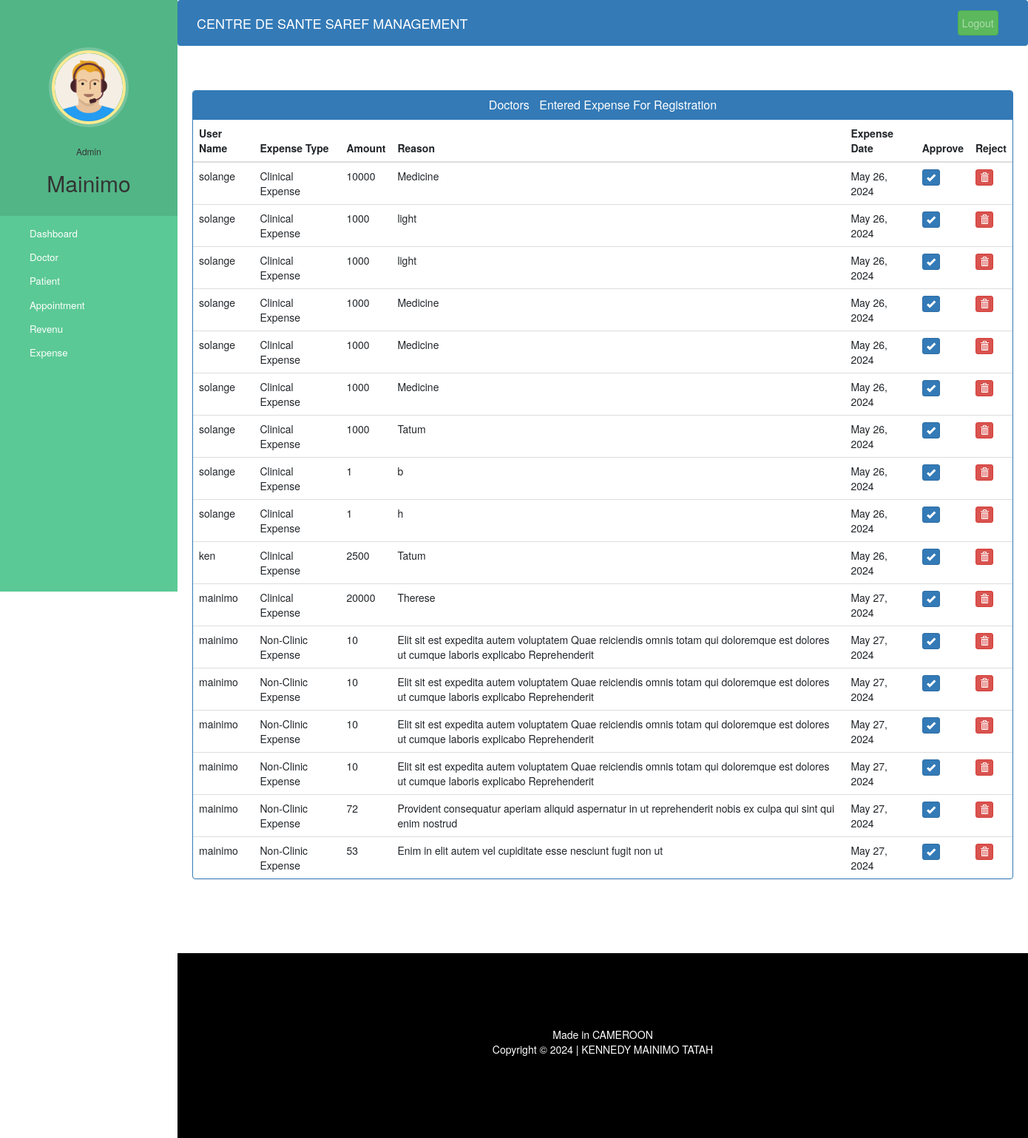
The page /admin-approve-expense (signed in) on the database its author committed.
### hospital/models.py (models this page shows, shortened)
class Expense(models.Model):
    user = models.ForeignKey(User,on_delete=models.CASCADE)
    type_expense = models.CharField(max_length=50,choices=expense_choice,default='Clinic Expense')
    amount = models.DecimalField(max_digits=20,decimal_places=0,null=False,blank=True)
    description = models.TextField(max_length=500)
    ExpenseDate = models.DateField(auto_now_add=True)
    status = models.BooleanField(default=False)

### hospital/views.py (the view)
# urls.py: path('admin-approve-expense', views.admin_approve_expense_view,name='admin-approve-expense'),
@login_required(login_url='adminlogin')
@user_passes_test(is_admin)
def admin_approve_expense_view(request):
    expense=models.Expense.objects.all().filter(status=False)
    return render(request,'hospital/admin_approve_expense.html',{'expense':expense})

### hospital/views.py (called while the page is built)
def is_admin(user):
    return user.groups.filter(name='ADMIN').exists()

### templates/hospital/admin_approve_expense.html (shortened to what this page needs)
{% extends 'hospital/admin_base.html' %}
{% block content %}
{%load static%}
<head>
  <link href="//netdna.bootstrapcdn.com/bootstrap/3.0.0/css/bootstrap.min.css" rel="stylesheet" id="bootstrap-css">
</head>
<div class="container">
  <div class="panel panel-primary">
    <div class="panel-heading">
      <h6 class="panel-title">Doctors &nbsp Entered Expense For Registration</h6>
    </div>
    <table class="table table-hover" id="dev-table">
      <thead>
        <tr>
          <th>User Name</th>
          <th>Expense Type</th>
          <th>Amount</th>
          <th>Reason</th>
          <th>Expense Date</th>
          <th>Approve</th>
          <th>Reject</th>
        </tr>
      </thead>
      {% for d in expense %}
      <tr>
        <td> {{d.user.username}}</td>
        <td>{{d.type_expense}}</td>
        <td>{{d.amount}}</td>
        <td>{{d.description}}</td>
        <td>{{d.ExpenseDate}}</td>
        <td><a class="btn btn-primary btn-xs" href="{% url 'approve-expense' d.id  %}"><span class="glyphicon glyphicon-ok"></span></a></td>
        <td><a class="btn btn-danger btn-xs" href="{% url 'reject-expense' d.id  %}"><span class="glyphicon glyphicon-trash"></span></a></td>
      </tr>
      {% endfor %}
    </table>
  </div>
</div>
{% endblock content %}

### templates/hospital/admin_base.html (shortened to what this page needs)
<!DOCTYPE html>
{% load static %}
<html lang="en">
<head>
  <link rel="stylesheet" href="https://stackpath.bootstrapcdn.com/bootstrap/4.3.1/css/bootstrap.min.css">
  <link rel="stylesheet" href="https://maxcdn.bootstrapcdn.com/font-awesome/4.7.0/css/font-awesome.min.css">
  <link rel="stylesheet" href="{% static '/style.css' %}">
</head>
<body>
  <nav class="menu" tabindex="0">
    <header class="avatar">
      <br><br>
     <img src="{% static "images/adminpropic.png" %}" />
     <br><br>
      <h6>Admin</h6>
      <h2>{{request.user.first_name}}</h2>
    </header>
    <ul>
      <li tabindex="0" class="icon-dashboard"> <a style="color:white; text-decoration:none;" href="/admin-dashboard"><span>Dashboard</span></a> </li>
      <li tabindex="0" class="icon-customers"> <a style="color:white; text-decoration:none;" href="/admin-doctor"><span>Doctor</span></a></li>
      <li tabindex="0" class="icon-users"> <a style="color:white; text-decoration:none;" href="/admin-patient"><span>Patient</span></a></li>
      <li tabindex="0" class="icon-calendar"> <a style="color:white; text-decoration:none;" href="/admin-appointment"><span>Appointment</span></a></li>
      <li tabindex="0" class="icon-finance"> <a style="color:white; text-decoration:none;" href="/admin-revenue-view"><span>Revenu</span></a></li>
      <li tabindex="0" class="icon-finance"> <a style="color:white; text-decoration:none;" href="/admin-expense"><span>Expense</span></a></li>
    </ul>
  </nav>
  <main>
    <div class="bs-example">
      <nav class="navbar navbar-expand-md  navbar-dark fixed-top" style="background:#337AB7;">
        <a href="/admin-dashboard" class="navbar-brand">CENTRE DE SANTE SAREF MANAGEMENT</a>
        <div class="collapse navbar-collapse justify-content-between" id="navbarCollapse">
          <div class="navbar-nav" style=" margin-left: 90%;">
            <form method="POST" action="{% url 'logout' %}">
              <button type="submit" class="nav-item nav-link btn btn-success float-lg-right">Logout</button>
            </form>
          </div>
        </div>
      </nav>
    </div>
    <br><br>
    {% block content %}
    {% endblock content %}
    <br><br><br><br>
    <footer>
      <div class="container">
        <div class="row">
          <div class="col-md-12 col-sm-12">
            <div style="color:#ffffff;" class="wow fadeInUp footer-copyright">
              <p>Made in CAMEROON <br>
                Copyright &copy; 2024 | KENNEDY MAINIMO TATAH </p>
            </div>
          </div>
        </div>
      </div>
    </footer>
  </main>
</body>
</html>

### static/style.css (style rules this page uses)
body { padding-left: 240px; }
main { position: relative; height: 100vh; }
.menu { background: #5bc995; height: 100vh; width: 240px; position: fixed; top: 0px; left: 0; z-index: 5; outline: none; }
.menu .avatar { background: rgba(0, 0, 0, 0.1); padding: 2em 0.5em; text-align: center; }
.menu .avatar img { width: 100px; border-radius: 50%; overflow: hidden; border: 4px solid #ffea92; box-shadow: 0 0 0 4px rgba(255, 255, 255, 0.2); }
.menu .avatar h2 { font-weight: normal; margin-bottom: 0; }
.menu ul { list-style: none; padding: 0.5em 0; margin: 0; }
.menu ul li { padding: 0.5em 1em 0.5em 3em; font-size: 0.95em; font-weight: regular; background-repeat: no-repeat; background-position: left 15px center; background-size: auto 20px; transition: all 0.15s linear; cursor: pointer; }
.menu ul li.icon-dashboard { background-image: url("http://www.entypo.com/images//gauge.svg"); }
.menu ul li.icon-customers { background-image: url("http://www.entypo.com/images//briefcase.svg"); }
.menu ul li.icon-users { background-image: url("http://www.entypo.com/images//users.svg"); }
.menu ul li.icon-calendar { background-image: url("http://www.entypo.com/images//calendar.svg"); }

### templates/hospital/admin_base.html (style rules this page uses)
a:link { text-decoration: none; }
a { color: white; }
footer { padding: 0px 0px 0px 0px; background-color: black; margin: 0px; }
p { text-align: center; }
body { padding-left: 240px; }
main { position: relative; height: 100vh; }
.menu { background: #5bc995; height: 100vh; width: 240px; position: fixed; top: 0px; left: 0; z-index: 5; outline: none; }
.menu .avatar { background: rgba(0, 0, 0, 0.1); padding: 2em 0.5em; text-align: center; }
.menu .avatar img { width: 100px; border-radius: 50%; overflow: hidden; border: 4px solid #ffea92; box-shadow: 0 0 0 4px rgba(255, 255, 255, 0.2); }
.menu .avatar h2 { font-weight: normal; margin-bottom: 0; }
.menu ul { list-style: none; padding: 0.5em 0; margin: 0; }
.menu ul li { padding: 0.5em 1em 0.5em 3em; font-size: 0.95em; font-weight: regular; background-repeat: no-repeat; background-position: left 15px center; background-size: auto 20px; transition: all 0.15s linear; cursor: pointer; }
.menu ul li.icon-dashboard { background-image: url("http://www.entypo.com/images//gauge.svg"); }
.menu ul li.icon-customers { background-image: url("http://www.entypo.com/images//briefcase.svg"); }
.menu ul li.icon-users { background-image: url("http://www.entypo.com/images//users.svg"); }
.menu ul li.icon-calendar { background-image: url("http://www.entypo.com/images//calendar.svg"); }

### templates/hospital/admin_approve_expense.html (style rules this page uses)
a:link { text-decoration: none; }
h6 { text-align: center; }
.row { margin: 100px; }

### rows shown on the page
Expense: user.username "solange", type_expense "Clinical Expense", amount "10000", description "Medicine", ExpenseDate "May 26, 2024"
Expense: user.username "solange", type_expense "Clinical Expense", amount "1000", description "light", ExpenseDate "May 26, 2024"
Expense: user.username "solange", type_expense "Clinical Expense", amount "1000", description "light", ExpenseDate "May 26, 2024"
Expense: user.username "solange", type_expense "Clinical Expense", amount "1000", description "Medicine", ExpenseDate "May 26, 2024"
Expense: user.username "solange", type_expense "Clinical Expense", amount "1000", description "Medicine", ExpenseDate "May 26, 2024"
Expense: user.username "solange", type_expense "Clinical Expense", amount "1000", description "Medicine", ExpenseDate "May 26, 2024"
Expense: user.username "solange", type_expense "Clinical Expense", amount "1000", description "Tatum", ExpenseDate "May 26, 2024"
Expense: user.username "solange", type_expense "Clinical Expense", amount "1", description "b", ExpenseDate "May 26, 2024"
Expense: user.username "solange", type_expense "Clinical Expense", amount "1", description "h", ExpenseDate "May 26, 2024"
Expense: user.username "ken", type_expense "Clinical Expense", amount "2500", description "Tatum", ExpenseDate "May 26, 2024"
Expense: user.username "mainimo", type_expense "Clinical Expense", amount "20000", description "Therese", ExpenseDate "May 27, 2024"
Expense: user.username "mainimo", type_expense "Non-Clinic Expense", amount "10", description "Elit sit est expedita autem voluptatem Quae reiciendis omnis totam qui doloremque est dolores ut cumque laboris explicabo Reprehenderit", ExpenseDate "May 27, 2024"
Expense: user.username "mainimo", type_expense "Non-Clinic Expense", amount "10", description "Elit sit est expedita autem voluptatem Quae reiciendis omnis totam qui doloremque est dolores ut cumque laboris explicabo Reprehenderit", ExpenseDate "May 27, 2024"
Expense: user.username "mainimo", type_expense "Non-Clinic Expense", amount "10", description "Elit sit est expedita autem voluptatem Quae reiciendis omnis totam qui doloremque est dolores ut cumque laboris explicabo Reprehenderit", ExpenseDate "May 27, 2024"
Expense: user.username "mainimo", type_expense "Non-Clinic Expense", amount "10", description "Elit sit est expedita autem voluptatem Quae reiciendis omnis totam qui doloremque est dolores ut cumque laboris explicabo Reprehenderit", ExpenseDate "May 27, 2024"
Expense: user.username "mainimo", type_expense "Non-Clinic Expense", amount "72", description "Provident consequatur aperiam aliquid aspernatur in ut reprehenderit nobis ex culpa qui sint qui enim nostrud", ExpenseDate "May 27, 2024"
Expense: user.username "mainimo", type_expense "Non-Clinic Expense", amount "53", description "Enim in elit autem vel cupiditate esse nesciunt fugit non ut", ExpenseDate "May 27, 2024"

### other values the page prints
{{ request.user.first_name }} "Mainimo"
